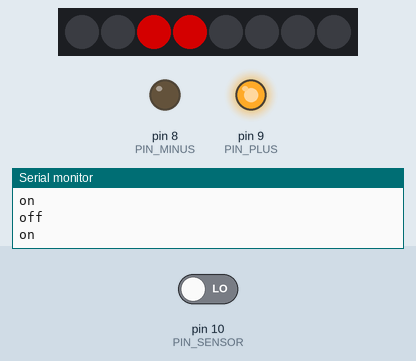
Simulated run of this sketch. Board: Arduino Uno, built with avr-gcc and run on an emulated ATmega328P. On the bench: 8 RGB LEDs in strip order, left to right, output pins drawn as LEDs (lit = HIGH), the last lines printed to the serial monitor. Inputs (shaded band) come from the test bench; at power-on: pin 10 (PIN_SENSOR) LOW. Dim RGB values are drawn brighter than linear.

Above: at 1.26 s.
1.3 s: pin 10 (PIN_SENSOR) driven HIGH
At 2.0 s:
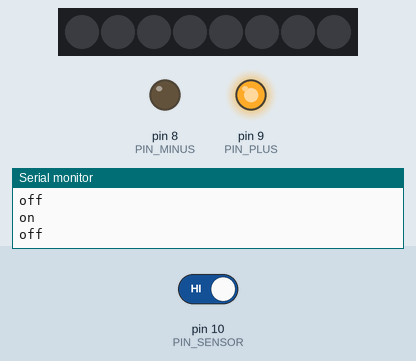
2.8 s: pin 10 (PIN_SENSOR) driven LOW
At 3.25 s:
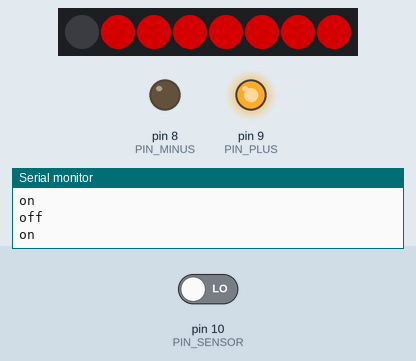
Timing chart, 0 to 11.8 s (numbered marks = the images above; inputs shaded):
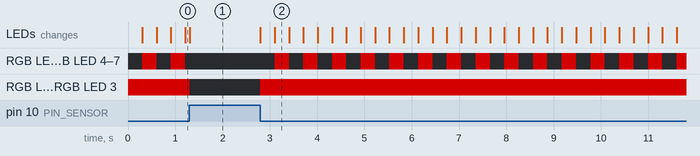

Measured:
- after the input at 1.3 s, the LEDs: change at once (image 1)
- after the input at 2.8 s, RGB LED 1, RGB LED 4–7: alternates RGB(128, 0, 0) for 0.30 s and off for 0.30 s, starting after 0.30 s; RGB LED 2, RGB LED 3: off → RGB(128, 0, 0) at once; the LEDs: first change at once (image 2 shows a later state)

The sketch:

ArduinoWheelLights-EX02.ino
```cpp
#include <Adafruit_NeoPixel.h>
#include "figure.h"

static const int PIN = 6;
static const int LED_NUMBER = 8;
static const int PIN_MINUS = 8;
static const int PIN_PLUS = 9;
static const int PIN_SENSOR = 10;

// Parameter 1 = number of pixels in strip
// Parameter 2 = pin number (most are valid)
// Parameter 3 = pixel type flags, add together as needed:
//   NEO_KHZ800  800 KHz bitstream (most NeoPixel products w/WS2812 LEDs)
//   NEO_KHZ400  400 KHz (classic 'v1' (not v2) FLORA pixels, WS2811 drivers)
//   NEO_GRB     Pixels are wired for GRB bitstream (most NeoPixel products)
//   NEO_RGB     Pixels are wired for RGB bitstream (v1 FLORA pixels, not v2)
Adafruit_NeoPixel strip = Adafruit_NeoPixel(LED_NUMBER, PIN, NEO_GRB + NEO_KHZ800);

short figurePosition = 0;
short cOff[3] = {0, 0, 0};

void setup() {
  Serial.begin(9600);

  pinMode(PIN_MINUS, OUTPUT);
  pinMode(PIN_PLUS, OUTPUT);
  pinMode(PIN_SENSOR, INPUT);

  digitalWrite(PIN_MINUS, LOW);
  digitalWrite(PIN_PLUS, HIGH);

  strip.begin();
  strip.setBrightness(128);
  strip.show(); // Initialize all pixels to 'off'
}

void loop() {

  for (int i = 0; i < LED_NUMBER; i++)
    setStripColor(i, cOff);
  strip.show();
  Serial.println("off");

  while (digitalRead(PIN_SENSOR) == HIGH)
  {
    delay(1);
  }
  Serial.println("on");

  figurePosition = 0;
  while (figurePosition < FIGURE_SIZE) {
    for (int i = 0; i < LED_NUMBER; i++)
      setStripColor(i, FIGURE[figurePosition][i]);
    strip.show();
    figurePosition++;
    delay(4);
  }
}

void setStripColor(int n, short color[3])
{
  strip.setPixelColor(n, color[0], color[1], color[2]);
}
```

Source omitted: figure.h (data table, 1101 bytes)
